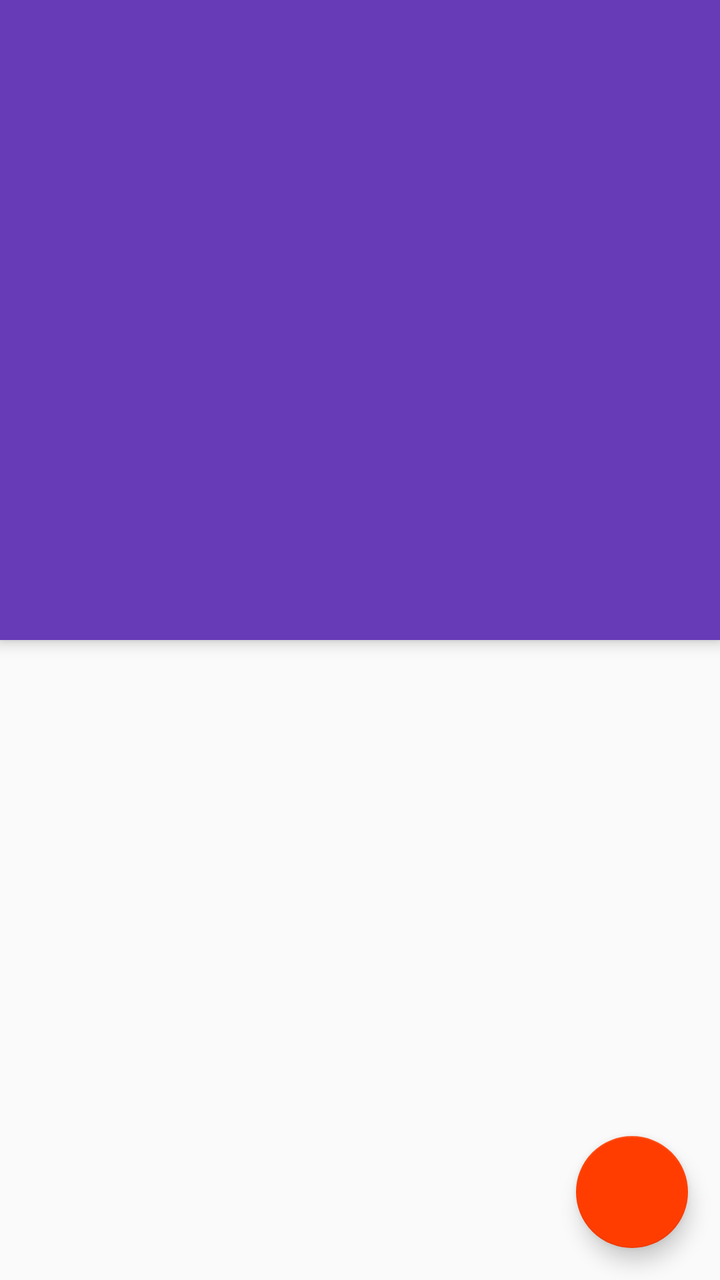
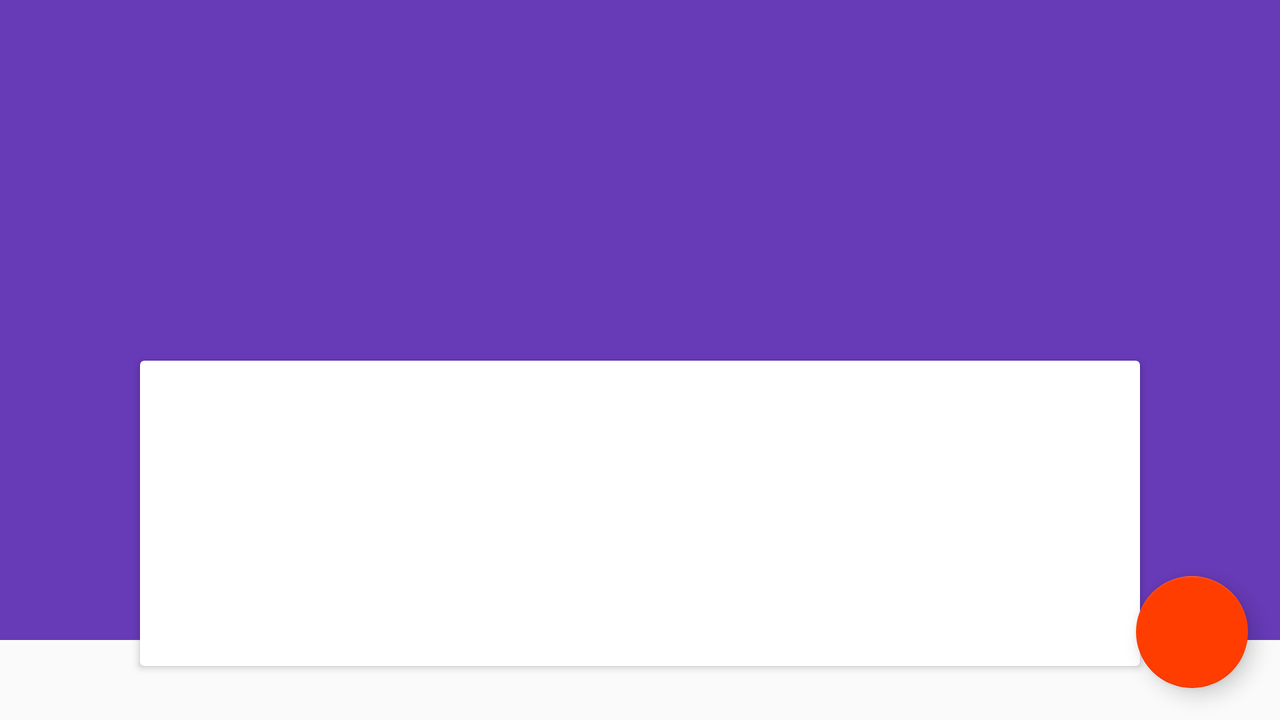

Compare how this app lays out the same screen by default and in its alternative resource folder. The renders come first, then the two layout files and the values they reference.
<!-- AndroidManifest.xml: activity theme AppTheme.NoActionBar -->
<!-- res/layout/fragment_article_detail.xml -->
<android.support.design.widget.CoordinatorLayout
    xmlns:android="http://schemas.android.com/apk/res/android"
    xmlns:app="http://schemas.android.com/apk/res-auto"
    android:layout_width="match_parent"
    android:layout_height="match_parent"
    android:fitsSystemWindows="true">
    
    <android.support.design.widget.AppBarLayout
        android:layout_width="match_parent"
        android:layout_height="@dimen/detail_appbar_height"
        android:fitsSystemWindows="true"
        android:id="@id/app_bar"
        android:theme="@style/ThemeOverlay.AppCompat.Dark.ActionBar">

        <android.support.design.widget.CollapsingToolbarLayout
            android:layout_width="match_parent"
            android:layout_height="match_parent"
            android:id="@+id/toolbar_layout"
            android:fitsSystemWindows="true"
            app:layout_scrollFlags="scroll"
            app:toolbarId="@id/toolbar"
            app:expandedTitleMargin="16dp"
            app:expandedTitleMarginBottom="40dp"
            app:expandedTitleTextAppearance="@style/TitleTextAppearance">

            <include layout="@layout/toolbar_layout" />

            <android.support.v7.widget.Toolbar
                android:id="@+id/detail_toolbar"
                android:layout_width="match_parent"
                android:layout_height="?attr/actionBarSize"
                app:contentInsetStart="16dp"
                app:layout_collapseMode="pin"
                app:popupTheme="@style/ThemeOverlay.AppCompat.Light" />

        </android.support.design.widget.CollapsingToolbarLayout>

    </android.support.design.widget.AppBarLayout>

    <android.support.v4.widget.NestedScrollView
        android:id="@+id/article_detail_view"
        android:layout_width="match_parent"
        android:layout_height="match_parent"
        app:layout_behavior="@string/appbar_scrolling_view_behavior">

        <LinearLayout
            android:layout_width="match_parent"
            android:layout_height="wrap_content"
            android:orientation="vertical">

            <LinearLayout
                android:layout_width="match_parent"
                android:layout_height="wrap_content"
                android:orientation="vertical"
                android:layout_marginTop="10dp"
                android:padding="10dp"
                android:gravity="center_horizontal"
                android:layout_marginLeft="@dimen/body_margin"
                android:layout_marginRight="@dimen/body_margin">

                <TextView
                    android:id="@+id/article_author"
                    style="?android:attr/textAppearanceMedium"
                    android:layout_width="wrap_content"
                    android:layout_height="wrap_content"
                    android:textColor="@color/text_grey_555"
                    android:textStyle="bold" />

                <TextView
                    android:id="@+id/article_date"
                    style="?android:attr/textAppearanceSmall"
                    android:layout_width="wrap_content"
                    android:layout_height="wrap_content"
                    android:textColor="@color/text_grey_777"
                    android:layout_marginTop="10dp"/>
            </LinearLayout>

            <TextView
                android:id="@+id/article_body"
                style="?android:attr/textAppearanceMedium"
                android:layout_width="match_parent"
                android:layout_height="wrap_content"
                android:layout_marginLeft="@dimen/body_margin"
                android:layout_marginRight="@dimen/body_margin"
                android:layout_marginTop="10dp"
                android:layout_marginBottom="20dp"
                android:autoLink="web"
                android:linksClickable="true"
                android:paddingTop="20dp"
                android:textColor="@android:color/black" />

        </LinearLayout>

    </android.support.v4.widget.NestedScrollView>
    
    <android.support.design.widget.FloatingActionButton
        android:layout_width="wrap_content"
        android:layout_height="wrap_content"
        app:elevation="6dp"
        app:fabSize="normal"
        android:layout_gravity="bottom|end"
        android:id="@+id/share_fab"
        android:layout_margin="16dp"
        android:src="@drawable/ic_share"
        android:contentDescription="@string/action_share"
    />

</android.support.design.widget.CoordinatorLayout>
<!-- res/layout/toolbar_layout.xml (included above) -->
<?xml version="1.0" encoding="utf-8"?>
<FrameLayout xmlns:android="http://schemas.android.com/apk/res/android"
    android:layout_width="match_parent"
    android:layout_height="match_parent"
    xmlns:app="http://schemas.android.com/apk/res-auto">

        <ImageView
            android:layout_width="match_parent"
            android:layout_height="match_parent"
            android:id="@+id/article_photo"
            android:fitsSystemWindows="true"
            android:scaleType="centerCrop" />

        <View
            android:layout_width="match_parent"
            android:layout_height="match_parent"
            android:background="@drawable/photo_background_protection" />

        <LinearLayout
            android:layout_width="match_parent"
            android:layout_height="@dimen/detail_toolbar_height"
            android:id="@+id/details_extra_toolbar"
            android:layout_gravity="bottom"
            android:elevation="4dp"
            android:orientation="vertical"
            android:paddingLeft="16dp"
            android:paddingRight="16dp"
            android:paddingTop="24dp"
            android:background="@android:color/transparent"
            app:layout_scrollFlags="scroll|enterAlwaysCollapsed">

            <TextView
                android:layout_width="match_parent"
                android:layout_height="wrap_content"
                android:id="@+id/article_title"
                android:maxLines="1"
                android:textColor="@android:color/white"
                android:textStyle="bold"
                style="?android:attr/textAppearanceMedium"
                android:visibility="invisible"/>
        </LinearLayout>

</FrameLayout>
<!-- resources referenced by this layout -->
<resources>
  <color name="text_grey_555">#555555</color>
  <color name="text_grey_777">#777777</color>
  <dimen name="body_margin">16dp</dimen>
  <dimen name="detail_appbar_height">320dp</dimen>
  <dimen name="detail_toolbar_height">80dp</dimen>
  <string name="action_share">Share</string>
  <style name="TitleTextAppearance" parent="@android:style/TextAppearance.Large">
          <item name="android:textStyle">bold</item>
      </style>
  <!-- from res/values-v21/ -->
  <style name="AppTheme.NoActionBar">
          <item name="windowActionBar">false</item>
          <item name="windowNoTitle">true</item>
          <item name="android:statusBarColor">@android:color/transparent</item>
      </style>
</resources>
<!-- res/layout-w500dp/fragment_article_detail.xml (the repository's variant of the layout above) -->
<!-- drawn on the phone turned sideways -->
<?xml version="1.0" encoding="utf-8"?>
<android.support.design.widget.CoordinatorLayout xmlns:android="http://schemas.android.com/apk/res/android"
    xmlns:app="http://schemas.android.com/apk/res-auto"
    android:layout_width="match_parent"
    android:layout_height="match_parent"
    android:fitsSystemWindows="true">

    <android.support.design.widget.AppBarLayout
        android:layout_width="match_parent"
        android:layout_height="@dimen/detail_appbar_height"
        android:fitsSystemWindows="true"
        android:id="@id/app_bar"
        android:theme="@style/ThemeOverlay.AppCompat.Dark.ActionBar">

        <android.support.design.widget.CollapsingToolbarLayout
            android:layout_width="match_parent"
            android:layout_height="match_parent"
            android:id="@+id/toolbar_layout"
            android:fitsSystemWindows="true"
            app:layout_scrollFlags="scroll|exitUntilCollapsed"
            app:expandedTitleMargin="16dp"
            app:expandedTitleMarginBottom="40dp"
            app:expandedTitleTextAppearance="@style/TitleTextAppearance">

            <ImageView
                android:layout_width="match_parent"
                android:layout_height="match_parent"
                android:id="@+id/article_photo"
                android:fitsSystemWindows="true"
                android:scaleType="centerCrop" />

            <android.support.v7.widget.Toolbar
                android:id="@+id/detail_toolbar"
                android:layout_width="match_parent"
                android:layout_height="?attr/actionBarSize"
                app:contentInsetStart="16dp"
                app:layout_collapseMode="pin"
                app:popupTheme="@style/ThemeOverlay.AppCompat.Light" />

        </android.support.design.widget.CollapsingToolbarLayout>

    </android.support.design.widget.AppBarLayout>

    <android.support.v4.widget.NestedScrollView
        android:id="@+id/article_detail_view"
        android:layout_width="match_parent"
        android:layout_height="match_parent"
        android:layout_gravity="center_horizontal"
        android:layout_marginTop="@dimen/negative_app_bar_margin"
        app:layout_behavior="@string/appbar_scrolling_view_behavior">

        <RelativeLayout
            android:layout_width="match_parent"
            android:layout_height="wrap_content">

            <android.support.v7.widget.CardView
                android:id="@+id/card"
                android:layout_width="@dimen/list_max_width"
                android:layout_height="wrap_content"
                android:layout_centerHorizontal="true"
                android:layout_margin="16dp"
                android:clickable="true"
                android:focusable="true">

                <LinearLayout
                    android:layout_width="match_parent"
                    android:layout_height="wrap_content"
                    android:orientation="vertical">

                    <LinearLayout
                        android:layout_width="match_parent"
                        android:layout_height="wrap_content"
                        android:id="@+id/details_extra_toolbar"
                        android:layout_gravity="bottom"
                        android:orientation="vertical"
                        android:paddingLeft="16dp"
                        android:paddingRight="16dp"
                        android:paddingTop="16dp"
                        android:paddingBottom="16dp">

                        <TextView
                            android:layout_width="match_parent"
                            android:layout_height="wrap_content"
                            android:id="@+id/article_title"
                            android:maxLines="2"
                            android:textColor="@android:color/white"
                            android:textStyle="bold"
                            style="?android:attr/textAppearanceLarge" />

                        <TextView
                            android:id="@+id/article_author"
                            style="?android:attr/textAppearanceSmall"
                            android:layout_width="wrap_content"
                            android:layout_height="wrap_content"
                            android:textColor="@android:color/white" />
                    </LinearLayout>

                    <TextView
                        android:id="@+id/article_body"
                        style="?android:attr/textAppearanceMedium"
                        android:layout_width="match_parent"
                        android:layout_height="wrap_content"
                        android:layout_marginLeft="16dp"
                        android:layout_marginRight="16dp"
                        android:layout_marginTop="24dp"
                        android:layout_marginBottom="24dp"
                        android:autoLink="web"
                        android:linksClickable="true"
                        android:textColor="@android:color/black" />

                </LinearLayout>

            </android.support.v7.widget.CardView>

        </RelativeLayout>

    </android.support.v4.widget.NestedScrollView>

    <android.support.design.widget.FloatingActionButton
        android:layout_width="wrap_content"
        android:layout_height="wrap_content"
        app:elevation="6dp"
        app:fabSize="normal"

        android:layout_gravity="bottom|end"

        android:id="@+id/share_fab"
        android:layout_margin="16dp"
        android:src="@drawable/ic_share"
        android:contentDescription="@string/action_share"/>
</android.support.design.widget.CoordinatorLayout>
<!-- resources referenced by the variant -->
<!-- as the phone turned sideways resolves them -->
<resources>
  <dimen name="detail_appbar_height">320dp</dimen>
  <!-- from res/values-land/ -->
  <dimen name="list_max_width">500dp</dimen>
  <dimen name="negative_app_bar_margin">-180dp</dimen>
  <string name="action_share">Share</string>
  <style name="TitleTextAppearance" parent="@android:style/TextAppearance.Large">
          <item name="android:textStyle">bold</item>
      </style>
  <!-- from res/values-v21/ -->
  <style name="AppTheme.NoActionBar">
          <item name="windowActionBar">false</item>
          <item name="windowNoTitle">true</item>
          <item name="android:statusBarColor">@android:color/transparent</item>
      </style>
</resources>
